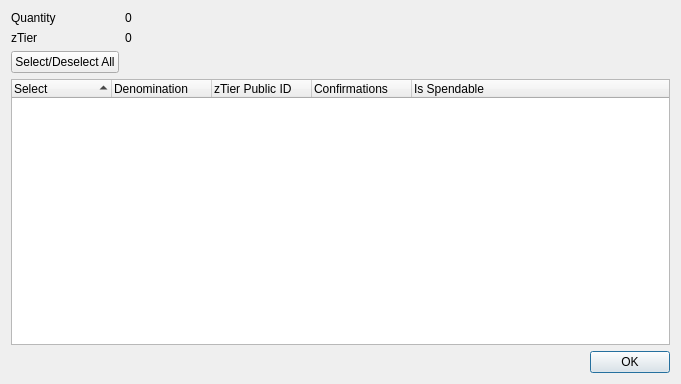
<?xml version="1.0" encoding="UTF-8"?>
<ui version="4.0">
 <class>ZTierControlDialog</class>
 <widget class="QDialog" name="ZTierControlDialog">
  <property name="geometry">
   <rect>
    <x>0</x>
    <y>0</y>
    <width>681</width>
    <height>384</height>
   </rect>
  </property>
  <property name="minimumSize">
   <size>
    <width>681</width>
    <height>384</height>
   </size>
  </property>
  <property name="windowTitle">
   <string>Select zTier to Spend</string>
  </property>
  <layout class="QGridLayout" name="gridLayout">
   <item row="0" column="0">
    <layout class="QFormLayout" name="formLayout">
     <property name="sizeConstraint">
      <enum>QLayout::SetDefaultConstraint</enum>
     </property>
     <item row="0" column="0">
      <widget class="QLabel" name="labelQuantity">
       <property name="text">
        <string>Quantity</string>
       </property>
      </widget>
     </item>
     <item row="0" column="1">
      <widget class="QLabel" name="labelQuantity_int">
       <property name="text">
        <string>0</string>
       </property>
      </widget>
     </item>
     <item row="1" column="0">
      <widget class="QLabel" name="labelZTier">
       <property name="text">
        <string>zTier</string>
       </property>
      </widget>
     </item>
     <item row="1" column="1">
      <widget class="QLabel" name="labelZTier_int">
       <property name="text">
        <string>0</string>
       </property>
      </widget>
     </item>
     <item row="2" column="0">
      <widget class="QPushButton" name="pushButtonAll">
       <property name="text">
        <string>Select/Deselect All</string>
       </property>
      </widget>
     </item>
    </layout>
   </item>
   <item row="1" column="0">
    <layout class="QVBoxLayout" name="verticalLayout">
     <item>
      <widget class="QTreeWidget" name="treeWidget">
       <property name="minimumSize">
        <size>
         <width>0</width>
         <height>250</height>
        </size>
       </property>
       <property name="alternatingRowColors">
        <bool>true</bool>
       </property>
       <property name="sortingEnabled">
        <bool>true</bool>
       </property>
       <property name="columnCount">
        <number>5</number>
       </property>
       <attribute name="headerDefaultSectionSize">
        <number>100</number>
       </attribute>
       <column>
        <property name="text">
         <string notr="true">Select</string>
        </property>
       </column>
       <column>
        <property name="text">
         <string notr="true">Denomination</string>
        </property>
       </column>
       <column>
        <property name="text">
         <string notr="true">zTier Public ID</string>
        </property>
       </column>
       <column>
        <property name="text">
         <string notr="true">Confirmations</string>
        </property>
       </column>
       <column>
        <property name="text">
         <string>Is Spendable</string>
        </property>
       </column>
      </widget>
     </item>
     <item>
      <widget class="QDialogButtonBox" name="buttonBox">
       <property name="orientation">
        <enum>Qt::Horizontal</enum>
       </property>
       <property name="standardButtons">
        <set>QDialogButtonBox::Ok</set>
       </property>
      </widget>
     </item>
    </layout>
   </item>
  </layout>
 </widget>
 <resources/>
 <connections>
  <connection>
   <sender>buttonBox</sender>
   <signal>accepted()</signal>
   <receiver>ZTierControlDialog</receiver>
   <slot>accept()</slot>
   <hints>
    <hint type="sourcelabel">
     <x>248</x>
     <y>254</y>
    </hint>
    <hint type="destinationlabel">
     <x>157</x>
     <y>274</y>
    </hint>
   </hints>
  </connection>
  <connection>
   <sender>buttonBox</sender>
   <signal>rejected()</signal>
   <receiver>ZTierControlDialog</receiver>
   <slot>reject()</slot>
   <hints>
    <hint type="sourcelabel">
     <x>316</x>
     <y>260</y>
    </hint>
    <hint type="destinationlabel">
     <x>286</x>
     <y>274</y>
    </hint>
   </hints>
  </connection>
 </connections>
</ui>
